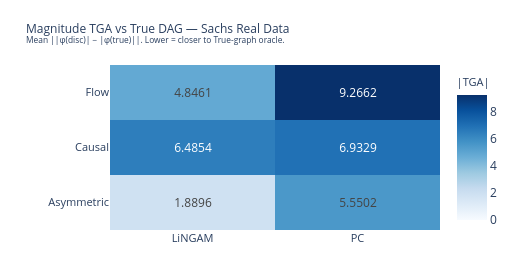

Notebook code cell kept with this figure:
### Code cell
# ── 7b: Magnitude TGA heatmap — method × graph (≥ 0, Blues) ─────────────────────
pivot_tga = df_tga.pivot_table(index="Method", columns="Graph", values="MeanTGA")

fig_tga = go.Figure(go.Heatmap(
    z            = pivot_tga.values,
    x            = pivot_tga.columns.tolist(),
    y            = pivot_tga.index.tolist(),
    colorscale   = "Blues",
    zmin=0, zmax=float(np.nanmax(pivot_tga.values)),
    text         = [[f"{v:.4f}" if not np.isnan(v) else "—" for v in row] for row in pivot_tga.values],
    texttemplate = "%{text}",
    textfont     = dict(size=12),
    colorbar     = dict(title=dict(text="|TGA|", font=dict(size=11))),
    hovertemplate="<b>%{y}</b> — %{x}<br>|TGA|=%{z:.4f}<extra></extra>",
))
fig_tga.update_layout(
    title=dict(
        text="Magnitude TGA vs True DAG — Sachs Real Data<br>"
             "<sup>Mean ||\u03c6(disc)| − |\u03c6(true)||. Lower = closer to True-graph oracle.</sup>",
        font=dict(size=12),
    ),
    height=280, width=520,
    margin=dict(l=110, r=80, t=65, b=50),
    xaxis=dict(tickfont=dict(size=11)),
    yaxis=dict(tickfont=dict(size=11)),
)
fig_tga.show()

### Figure 1 — Plotly figure (JSON) as saved in the notebook; plotly's stock layout.template omitted (floating-point values rounded to 4 significant figures)
{"data": [{"colorbar": {"title": {"font": {"size": 11}, "text": "|TGA|"}}, "colorscale": [[0, "rgb(247,251,255)"], [0.125, "rgb(222,235,247)"], [0.25, "rgb(198,219,239)"], [0.375, "rgb(158,202,225)"], [0.5, "rgb(107,174,214)"], [0.625, "rgb(66,146,198)"], [0.75, "rgb(33,113,181)"], [0.875, "rgb(8,81,156)"], [1, "rgb(8,48,107)"]], "hovertemplate": "<b>%{y}</b> — %{x}<br>|TGA|=%{z:.4f}<extra></extra>", "text": [["1.8896", "5.5502"], ["6.4854", "6.9329"], ["4.8461", "9.2662"]], "textfont": {"size": 12}, "texttemplate": "%{text}", "type": "heatmap", "x": ["LiNGAM", "PC"], "y": ["Asymmetric", "Causal", "Flow"], "z": [[1.89, 5.55], [6.485, 6.933], [4.846, 9.266]], "zmax": 9.266, "zmin": 0}], "layout": {"height": 280, "margin": {"b": 50, "l": 110, "r": 80, "t": 65}, "title": {"font": {"size": 12}, "text": "Magnitude TGA vs True DAG — Sachs Real Data<br><sup>Mean ||φ(disc)| − |φ(true)||. Lower = closer to True-graph oracle.</sup>"}, "width": 520, "xaxis": {"tickfont": {"size": 11}}, "yaxis": {"tickfont": {"size": 11}}}}
